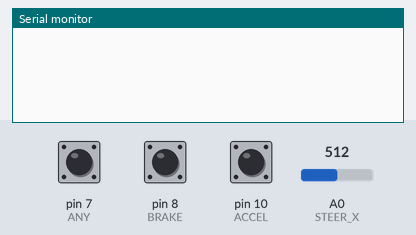
A sketch run on a simulated Arduino Leonardo, built with avr-gcc and run on an emulated ATmega32U4. Parts: the last lines printed to the serial monitor. The inputs (shaded band) are chosen by the test bench; at power-on: pin 7 (ANY) HIGH, pin 8 (BRAKE) HIGH, pin 10 (ACCEL) HIGH, A0 (STEER_X) = 512. USB keyboard and mouse output is not drawn.

Above: at 1.2 s.
1.3 s: pin 7 (ANY) pulled LOW for 0.15 s
At 2.6 s:
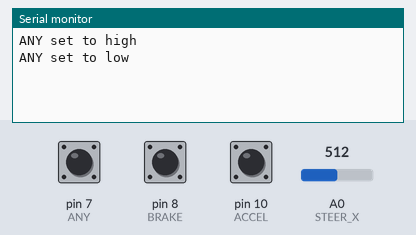
2.9 s: pin 8 (BRAKE) pulled LOW for 0.15 s
At 3.8 s:
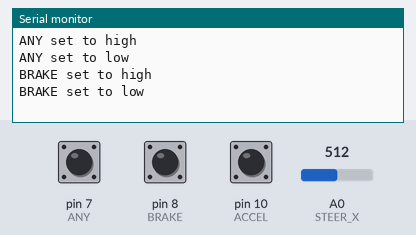
4.5 s: pin 10 (ACCEL) pulled LOW for 0.15 s
At 6.1 s:
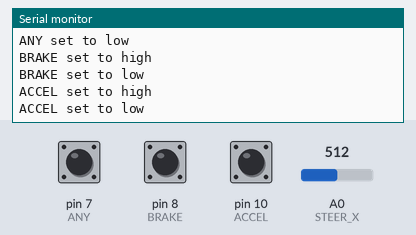

Measured:
- after the input at 1.3 s, the serial monitor: prints a new line at once (image 1)
- after the input at 2.9 s, the serial monitor: prints a new line at once (image 2)
- after the input at 4.5 s, the serial monitor: prints a new line at once (image 3)

The sketch:

steer.ino
```cpp
// #include "Streaming.h"
#include "buttons.h"

#define UPDATE_INTERVAL 5

void setup() { Controller::begin(); }

void loop() {
  unsigned long time = millis();
  Controller::send();
  time = millis() - time; // time elapsed in reading the inputs
  if (time < UPDATE_INTERVAL)
    // sleep till it is time for the next update
    delay(UPDATE_INTERVAL - time);
}
```

buttons.cpp
`````cpp
#include "buttons.h"
#include "Joystick.h"
#include "Streaming.h"

#define INVERT == HIGH ? LOW : HIGH
#define TEXT == HIGH ? "high" : "low"

namespace Controller {
/// pins
#define STEER_X A0
#define ACCEL 10
#define ANY 7 // used for A in gamepad mode, and x in button mode (a accel)````
#define BRAKE 8

#ifdef GAMEPAD_USE_BUTTONS
#define PAD_B 1
#define PAD_X 2
#endif

#ifdef MODE_STEERING_WHEEL
Joystick_ Gamepad(JOYSTICK_DEFAULT_REPORT_ID, JOYSTICK_TYPE_MULTI_AXIS, 16, 1, false, false, true, false, false,
                  true, false, false, true, true, true);
#elif defined(MODE_GAMEPAD)
#define PAD_A 0
Joystick_ Gamepad(JOYSTICK_DEFAULT_REPORT_ID, JOYSTICK_TYPE_GAMEPAD, 10, 0, true, true, true, true, true, true,
                  false, false, false, false, false);
#endif

void begin() {
  pinMode(STEER_X, INPUT);
  pinMode(ACCEL, INPUT_PULLUP);
  pinMode(BRAKE, INPUT_PULLUP);
  pinMode(ANY, INPUT_PULLUP);
  Gamepad.begin();
#ifdef MODE_STEERING_WHEEL
  Gamepad.setBrakeRange(0, 1);
  Gamepad.setSteering(1023 / 2);
  Gamepad.setSteeringRange(0, 1);
#elif defined(MODE_GAMEPAD)
  Gamepad.setRzAxisRange(0, 1);
  Gamepad.setXAxis(1023 / 2);
  Gamepad.setYAxis(1023 / 2);
#ifdef GAMEPAD_USE_TRIGGERS
  Gamepad.setZAxisRange(0, 1);
#endif
#endif
}

void any() {
  static uint8_t last_any = LOW;
  uint8_t new_any = digitalRead(ANY) INVERT;
  if (new_any != last_any) {
    Serial << "ANY set to " << (new_any TEXT) << endl;
    last_any = new_any;
#ifdef GAMEPAD_USE_BUTTONS
    Gamepad.setButton(PAD_X, new_any);
#else
    Gamepad.setButton(PAD_A, new_any);
#endif
  }
}

void accel() {
  static uint8_t last_accel_value = LOW; // my pot broke so were back to digital
  uint8_t new_accel = digitalRead(ACCEL) INVERT;
  if (new_accel != last_accel_value) {
    Serial << "ACCEL set to " << (new_accel TEXT) << endl;
    last_accel_value = new_accel;
#ifdef MODE_GAMEPAD
#ifdef GAMEPAD_USE_BUTTONS
    Gamepad.setButton(PAD_A, new_accel);
#elif defined(GAMEPAD_USE_TRIGGERS)
    Gamepad.setRzAxis(new_accel);
#endif
#elif defined(MODE_STEERING_WHEEL)
    Gamepad.setAccelerator(new_accel);
#endif
  }
}

/// @brief still a button
void brake() {
  static uint8_t last_brake_value = LOW; // still digital
  uint8_t new_brake = digitalRead(BRAKE) INVERT;
  if (new_brake != last_brake_value) {
    Serial << "BRAKE set to " << (new_brake TEXT) << endl;
    last_brake_value = new_brake;
#ifdef MODE_GAMEPAD
#ifdef GAMEPAD_USE_BUTTONS
    Gamepad.setButton(PAD_B, new_brake);
#elif defined(GAMEPAD_USE_TRIGGERS)
    Gamepad.setZAxis(new_brake); // if this becomes pot, remember to change this
#endif
#elif defined(MODE_STEERING_WHEEL)
    Gamepad.setBrake(new_brake);
#endif
  }
}

void x() {
  static uint16_t last_x_value = 1023 / 2;
  uint16_t new_x = analogRead(STEER_X);
  if (new_x != last_x_value) {
    // Serial << "X set to " << new_x << endl;
    last_x_value = new_x;
#ifdef MODE_GAMEPAD
    Gamepad.setXAxis(new_x);
#elif defined(MODE_STEERING_WHEEL)
    Gamepad.setSteering(new_x);
#endif
  }
}

void send() {
  x();
  any();
  accel();
  brake();
}

} // namespace Controller
`````

buttons.h
```cpp
#ifndef BUTTONS_H
#define BUTTONS_H

namespace Controller {
// #define MODE_STEERING_WHEEL
#define MODE_GAMEPAD
#define GAMEPAD_USE_TRIGGERS
// #define GAMEPAD_USE_BUTTONS

/// @brief sets up the pins
void begin();

/// @brief reads the pins, and sends it to the computer
void send();
}; // namespace Controller
#endif
```
